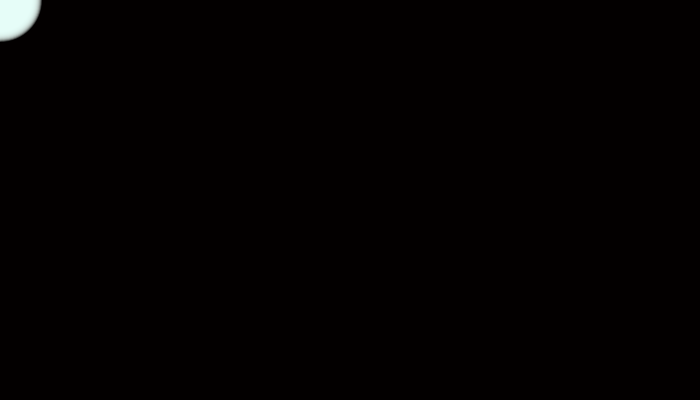
Frame 1 (no input)
Frame 60 (the mouse pressed at the canvas centre just before this capture): identical to frame 1, image omitted
Frame 120 (the mouse held since frame 60 and released just before this capture): identical to frame 1, image omitted

The Processing sketch that drew this single still picture (run headless with seeded random() and noise(); from frame 60 on, the mouse is pressed at the canvas centre):

// Processing sketch: processing_41393
// ── processing_41393.pde

int[] trail_x;
int[] trail_y;
int index = 0;
 
void setup() {
  size(700,400);
  smooth();
  trail_x = new int[80];
  trail_y = new int[80];
}
 
void draw() {
  background(3,0,0);
 
  
  stroke(0, 128);
  for (int i=0; i < trail_x.length; i++) {
     
    int pos = (index+i) % trail_x.length;
     
    fill(map(i, 10, trail_x.length, 0, 250), 385, 250, 50);   
    ellipse(trail_x[pos], trail_y[pos], 5+i, 5+i); 
  }
}

 
void mouseMoved() {
  trail_x[index] = mouseX;
  trail_y[index] = mouseY;
  index++;
  if (index >= trail_x.length) index = 0;
}
